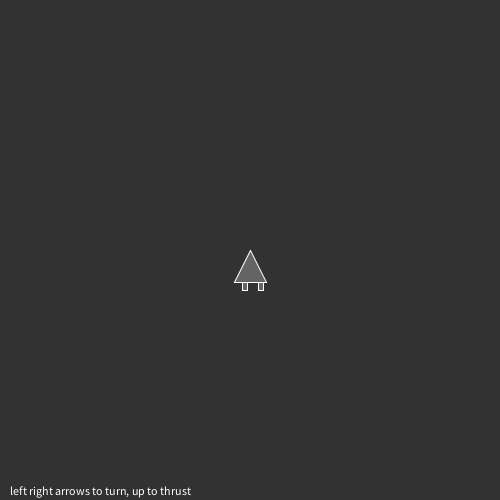
Frame 1 (no input)
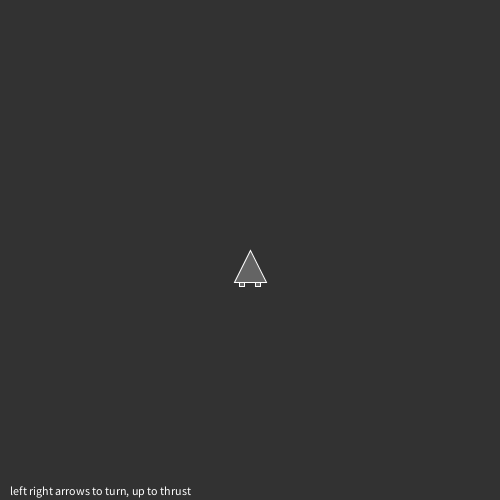
Frame 60 (the mouse pressed at the canvas centre just before this capture)
Frame 120 (the mouse held since frame 60 and released just before this capture): identical to frame 60, image omitted

The Processing sketch that drew these frames (run headless with seeded random() and noise(); from frame 60 on, the mouse is pressed at the canvas centre):

// Processing sketch: _03_asteroids
// ── _03_asteroids.pde
// Nature of Code 2011
// Daniel Shiffman
// Chapter 3: Asteroids exercise
// http://www.shiffman.net

// Mover object
Spaceship ship;

void setup() {
  size(500, 500);
  smooth();
  ship = new Spaceship();
}

void draw() {
  background(50); 
  
  // Update location
  ship.update();
  // Wrape edges
  ship.wrapEdges();
  // Draw ship
  ship.display();
   

  fill(255);
  text("left right arrows to turn, up to thrust",10,height-5);

  // Turn or thrust the ship depending on what key is pressed
  if (keyPressed) {
    if (key == CODED && keyCode == LEFT) {
      ship.turn(-0.03);
    } else if (key == CODED && keyCode == RIGHT) {
      ship.turn(0.03);
    } else if (key == CODED && keyCode == UP) {
      ship.thrust(); 
    }
  }
}



// ── Spaceship.pde
// Nature of Code 2011
// Daniel Shiffman
// Chapter 3: Asteroids

class Spaceship { 
  // All of our regular motion stuff
  PVector location;
  PVector velocity;
  PVector acceleration;

  // Arbitrary damping to slow down ship
  float damping = 0.995;
  float topspeed = 16;

  // Variable for heading!
  float heading = 0;

  // Size
  float r = 16;

  // Are we thrusting (to color boosters)
  boolean thrust = false;

  Spaceship() {
    location = new PVector(width/2,height/2);
    velocity = new PVector();
    acceleration = new PVector();
  } 

  // Standard Euler integration
  void update() { 
    velocity.add(acceleration);
    velocity.mult(damping);
    velocity.limit(topspeed);
    location.add(velocity);
    acceleration.mult(0);
  }

  // Newton's law: F = M * A
  void applyForce(PVector force) {
    PVector f = force.get();
    //f.div(mass); // ignoring mass right now
    acceleration.add(f);
  }

  // Turn changes angle
  void turn(float a) {
    heading += a;
  }
  
  // Apply a thrust force
  void thrust() {
    // Offset the angle since we drew the ship vertically
    float angle = heading - PI/2;
    // Polar to cartesian for force vector!
    PVector force = new PVector(cos(angle),sin(angle));
    force.mult(0.1);
    applyForce(force); 
    // To draw booster
    thrust = true;
  }

  void wrapEdges() {
    float buffer = r*2;
    if (location.x > width +  buffer) location.x = -buffer;
    else if (location.x <    -buffer) location.x = width+buffer;
    if (location.y > height + buffer) location.y = -buffer;
    else if (location.y <    -buffer) location.y = height+buffer;
  }


  // Draw the ship
  void display() { 
    stroke(255);
    pushMatrix();  //rotating the object without rotating the world
    translate(location.x,location.y+r);
    rotate(heading);
    fill(100);
    if (thrust) fill(255,0,0);
    // Booster rockets
    rect(-r/2,r,r/3,r/2);
    rect(r/2,r,r/3,r/2);
    fill(100);
    // A triangle
    beginShape();
    vertex(-r,r);
    vertex(0,-r);
    vertex(r,r);
    endShape(CLOSE);
    rectMode(CENTER);
    popMatrix(); //return world to it's original cordinate system.
    
    thrust = false;
  }
}
